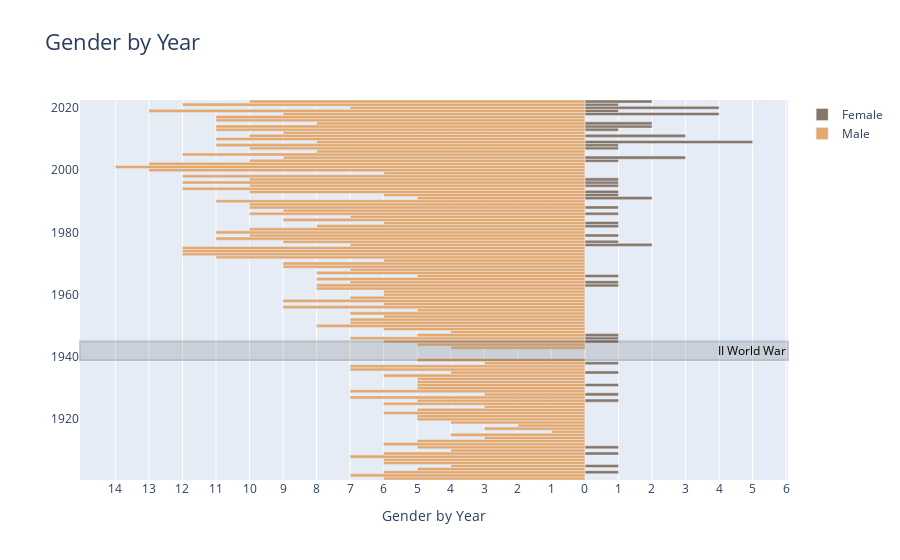

Notebook source saved alongside this figure:
### Code cell
# Set the columns we want to our plot
year = df_gender_year['year']
female = df_gender_year['female']
male = df_gender_year['male']*(-1)

# Creating instance of the figure
fig = go.Figure()
  
# Adding Female data to the figure
fig.add_trace(go.Bar(y = year, 
                     x = female,
                     name = 'Female', 
                     orientation = 'h',
                     marker=dict(color='#877769') 
                     ))
  
# Adding Male data to the figure
fig.add_trace(go.Bar(y= year, 
                     x = male, 
                     name = 'Male', 
                     orientation = 'h',
                     marker=dict(color='#e4a76c')))
  
# Updating the layout for our graph
fig.update_layout(title = 'Gender by Year',
                 title_font_size = 22, barmode = 'overlay',
                 bargap = 0.0, bargroupgap = 0,
                 xaxis = dict(tickvals = [-14, -13, -12, -11, -10, -9, -8, -7, -6, -5, -4, -3, -2, -1,
                                          0, 1, 2, 3, 4, 5, 6, 7, 8, 9, 10, 11, 12, 13, 14],
                                
                              ticktext = [14, 13, 12, 11, 10, 9, 8, 7, 6, 5, 4, 3, 2, 1,
                                          0, 1, 2, 3, 4, 5, 6, 7, 8, 9, 10, 11, 12, 13, 14],
                                
                              title = 'Gender by Year',
                              title_font_size = 14)
                 )

# Make a horizontal highlight section
fig.add_hrect(y0=1939, y1=1945, 
              annotation_text="II World War", annotation_position='right',  
              annotation_font_size=12,
              annotation_font_color="Black",
              fillcolor="Grey", opacity=0.25)

fig.show()

### Figure 1 — Plotly figure (JSON) as saved in the notebook; plotly's stock layout.template omitted (floating-point values rounded to 4 significant figures)
{"data": [{"marker": {"color": "#877769"}, "name": "Female", "orientation": "h", "type": "bar", "x": [0, 0, 1, 0, 1, 0, 0, 0, 1, 0, 1, 0, 0, 0, 0, 0, 0, 0, 0, 0, 0, 0, 0, 0, 0, 1, 0, 1, 0, 0, 1, 0, 0, 0, 1, 0, 0, 1, 0, 0, 0, 1, 1, 1, 0, 0, 0, 0, 0, 0, 0, 0, 0, 0, 0, 0, 0, 0, 0, 1, 1, 0, 1, 0, 0, 0, 0, 0, 0, 0, 0, 0, 2, 1, 0, 1, 0, 0, 1, 1, 0, 0, 1, 0, 1, 0, 0, 2, 1, 1, 0, 1, 1, 1, 0, 0, 0, 0, 0, 1, 3, 0, 0, 1, 1, 5, 0, 3, 0, 1, 2, 2, 0, 0, 4, 1, 4, 1, 2], "y": [1901, 1902, 1903, 1904, 1905, 1906, 1907, 1908, 1909, 1910, 1911, 1912, 1913, 1914, 1915, 1916, 1917, 1918, 1919, 1920, 1921, 1922, 1923, 1924, 1925, 1926, 1927, 1928, 1929, 1930, 1931, 1932, 1933, 1934, 1935, 1936, 1937, 1938, 1939, 1943, 1944, 1945, 1946, 1947, 1948, 1949, 1950, 1951, 1952, 1953, 1954, 1955, 1956, 1957, 1958, 1959, 1960, 1961, 1962, 1963, 1964, 1965, 1966, 1967, 1968, 1969, 1970, 1971, 1972, 1973, 1974, 1975, 1976, 1977, 1978, 1979, 1980, 1981, 1982, 1983, 1984, 1985, 1986, 1987, 1988, 1989, 1990, 1991, 1992, 1993, 1994, 1995, 1996, 1997, 1998, 1999, 2000, 2001, 2002, 2003, 2004, 2005, 2006, 2007, 2008, 2009, 2010, 2011, 2012, 2013, 2014, 2015, 2016, 2017, 2018, 2019, 2020, 2021, 2022]}, {"marker": {"color": "#e4a76c"}, "name": "Male", "orientation": "h", "type": "bar", "x": [-6, -7, -6, -5, -4, -6, -6, -7, -6, -4, -5, -6, -5, -3, -4, -1, -3, -2, -4, -5, -5, -6, -5, -3, -6, -5, -7, -3, -7, -5, -5, -5, -5, -6, -4, -7, -7, -3, -5, -4, -5, -6, -7, -5, -4, -6, -8, -7, -7, -6, -7, -5, -9, -6, -9, -7, -6, -6, -8, -8, -7, -8, -5, -8, -7, -9, -9, -6, -11, -12, -12, -12, -7, -9, -11, -10, -11, -10, -8, -6, -9, -7, -10, -9, -10, -10, -11, -5, -6, -10, -12, -10, -12, -10, -12, -6, -13, -14, -13, -10, -9, -12, -8, -10, -11, -8, -11, -10, -9, -11, -11, -8, -11, -11, -9, -13, -7, -12, -10], "y": [1901, 1902, 1903, 1904, 1905, 1906, 1907, 1908, 1909, 1910, 1911, 1912, 1913, 1914, 1915, 1916, 1917, 1918, 1919, 1920, 1921, 1922, 1923, 1924, 1925, 1926, 1927, 1928, 1929, 1930, 1931, 1932, 1933, 1934, 1935, 1936, 1937, 1938, 1939, 1943, 1944, 1945, 1946, 1947, 1948, 1949, 1950, 1951, 1952, 1953, 1954, 1955, 1956, 1957, 1958, 1959, 1960, 1961, 1962, 1963, 1964, 1965, 1966, 1967, 1968, 1969, 1970, 1971, 1972, 1973, 1974, 1975, 1976, 1977, 1978, 1979, 1980, 1981, 1982, 1983, 1984, 1985, 1986, 1987, 1988, 1989, 1990, 1991, 1992, 1993, 1994, 1995, 1996, 1997, 1998, 1999, 2000, 2001, 2002, 2003, 2004, 2005, 2006, 2007, 2008, 2009, 2010, 2011, 2012, 2013, 2014, 2015, 2016, 2017, 2018, 2019, 2020, 2021, 2022]}], "layout": {"annotations": [{"font": {"color": "Black", "size": 12}, "showarrow": false, "text": "II World War", "x": 1, "xanchor": "right", "xref": "x domain", "y": 1942, "yanchor": "middle", "yref": "y"}], "bargap": 0, "bargroupgap": 0, "barmode": "overlay", "shapes": [{"fillcolor": "Grey", "opacity": 0.25, "type": "rect", "x0": 0, "x1": 1, "xref": "x domain", "y0": 1939, "y1": 1945, "yref": "y"}], "title": {"font": {"size": 22}, "text": "Gender by Year"}, "xaxis": {"ticktext": [14, 13, 12, 11, 10, 9, 8, 7, 6, 5, 4, 3, 2, 1, 0, 1, 2, 3, 4, 5, 6, 7, 8, 9, 10, 11, 12, 13, 14], "tickvals": [-14, -13, -12, -11, -10, -9, -8, -7, -6, -5, -4, -3, -2, -1, 0, 1, 2, 3, 4, 5, 6, 7, 8, 9, 10, 11, 12, 13, 14], "title": {"font": {"size": 14}, "text": "Gender by Year"}}}}
